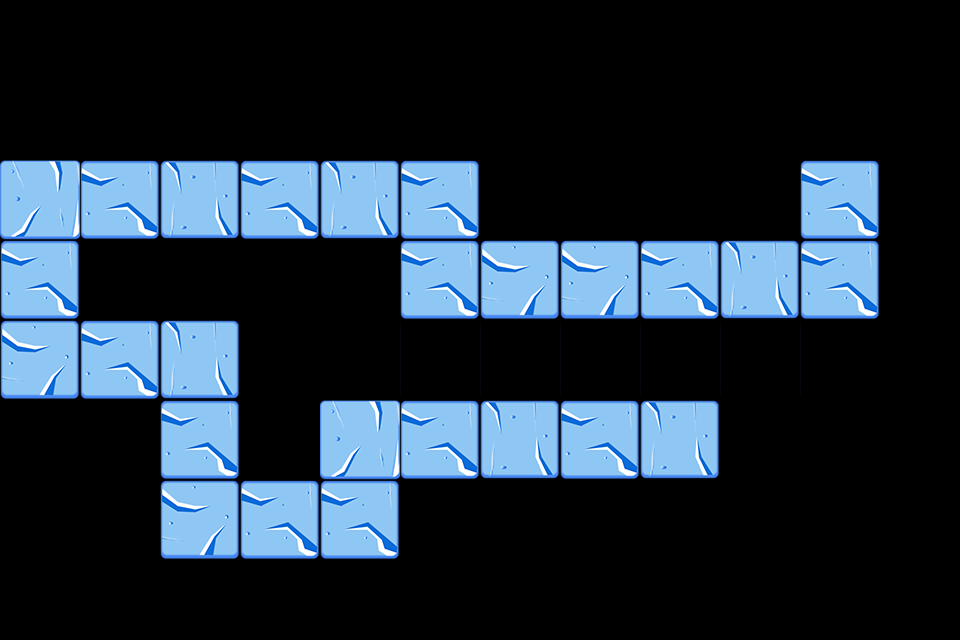

The image is a tile-based game level rendered from a .tmx file. Its description and source (layers, tilesets, objects; grid data summarised) follow:
An orthogonal 12x8 tile map with 80x80 px tiles, 1 tile layer (path) and 30 objects (11x path, 9x Tower, 4x 9, 3x 10, 3x 11).

<map version="1.0" orientation="orthogonal" width="12" height="8" tilewidth="80" tileheight="80">
 <properties>
  <property name="style" value="1" />
 </properties>
 <tileset firstgid="1" name="tiled4" tilewidth="80" tileheight="80">
  <image source="tiled4.png" width="240" height="240" />
 </tileset>
 <layer name="path" width="12" height="8">
  <data>[96 cells, 32 non-empty, 7 distinct tile ids]</data>
 </layer>
 <objectgroup name="path" width="12" height="8">
  <object name="path" x="640" y="400" />
  <object name="path" x="320" y="400" />
  <object name="path" x="320" y="480" />
  <object name="path" x="160" y="480" />
  <object name="path" x="160" y="320" />
  <object name="path" x="0" y="320" />
  <object name="path" x="0" y="160" />
  <object name="path" x="400" y="160" />
  <object name="path" x="400" y="240" />
  <object name="path" x="800" y="240" />
  <object name="path" x="800" y="160" />
  <object name="Reward" type="9" x="80" y="80" width="80" height="80" />
  <object name="Reward" type="10" x="240" y="80" width="80" height="80" />
  <object name="Reward" type="11" x="480" y="160" width="80" height="80" />
  <object name="Reward" type="9" x="560" y="80" width="80" height="80" />
  <object name="Reward" type="10" x="720" y="400" width="80" height="80" />
  <object name="Reward" type="11" x="640" y="160" width="80" height="80" />
  <object name="Reward" type="9" x="240" y="240" width="80" height="80" />
  <object name="Reward" type="10" x="560" y="480" width="80" height="80" />
  <object name="Reward" type="11" x="240" y="400" width="80" height="80" />
  <object name="Reward" type="9" x="880" y="240" width="80" height="80" />
  <object name="Tower" x="0" y="80" width="960" height="80" />
  <object name="Tower" x="80" y="400" width="80" height="80" />
  <object name="Tower" x="480" y="160" width="320" height="80" />
  <object name="Tower" x="880" y="160" width="80" height="240" />
  <object name="Tower" x="720" y="400" width="160" height="80" />
  <object name="Tower" x="400" y="480" width="400" height="80" />
  <object name="Tower" x="80" y="240" width="320" height="80" />
  <object name="Tower" x="240" y="320" width="640" height="80" />
  <object name="Tower" x="240" y="400" width="80" height="80" />
 </objectgroup>
</map>
